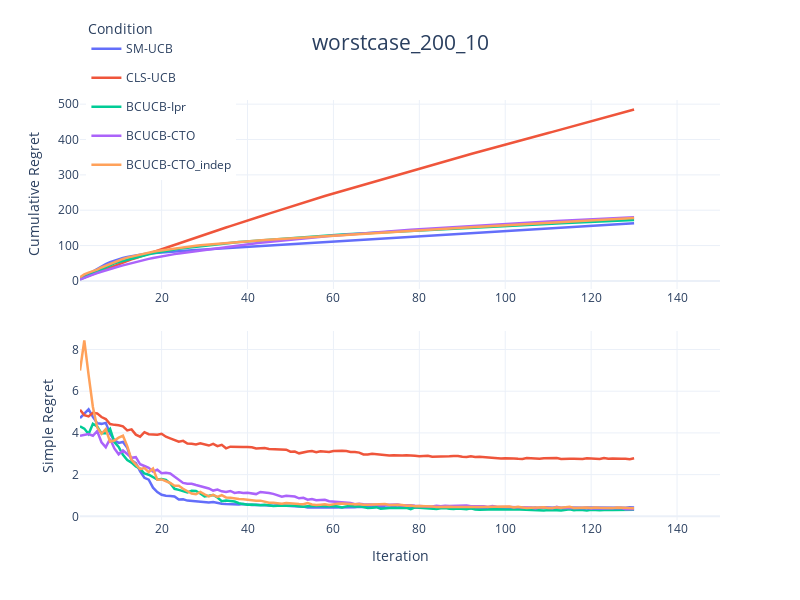

This figure's notebook cell:
### Code cell
import pandas as pd
import plotly.graph_objects as go
import plotly.express as px
from plotly.subplots import make_subplots
import plotly.io as pio
import os
import numpy as np

text = "worstcase"

# 定义文件夹路径
data_folder = os.path.join('Data', text)

simple_regret_files = ['200_10_smallest_pre.csv','200_10_cluster_pre.csv', '200_10_dynamic_pre.csv', '200_10_cyclic_pre.csv', '200_10_independent_pre.csv']
cumulative_regret_files = ['200_10_smallest.csv','200_10_cluster.csv','200_10_dynamic.csv', '200_10_cyclic.csv', '200_10_independent.csv']
curve_names = ['SM-UCB','CLS-UCB', 'BCUCB-Ipr', 'BCUCB-CTO', 'BCUCB-CTO_indep']

# simple_regret_files = ['200_10_smallest_pre.csv','200_10_cluster_pre.csv', '200_10_dynamic_pre.csv', '200_10_cyclic_pre.csv']
# cumulative_regret_files = ['200_10_smallest.csv','200_10_cluster.csv','200_10_dynamic.csv', '200_10_cyclic.csv']
# curve_names = ['SM-UCB','CLS-UCB', 'BCUCB-Ipr', 'BCUCB-CTO']

colors = px.colors.qualitative.Plotly[:len(curve_names)] 

# 创建DataFrame存储Simple Regret和Cumulative Regret
simple_regret_data = pd.DataFrame()
cumulative_regret_data = pd.DataFrame()

# 加载Simple Regret数据（来自pre文件）
for file, name in zip(simple_regret_files, curve_names):
    file_path = os.path.join(data_folder, file)
    df = pd.read_csv(file_path, index_col='Repetition')
    
    # 计算每个step的均值（Simple Regret）
    mean_results = df.mean(axis=0)
    
    # 添加到Simple Regret DataFrame
    temp_df = pd.DataFrame({
        'Iter': range(1, 151),
        'Value': mean_results.values,
        'Condition': name
    })
    simple_regret_data = pd.concat([simple_regret_data, temp_df])

# 加载Cumulative Regret数据（来自原始文件）
for file, name in zip(cumulative_regret_files, curve_names):
    file_path = os.path.join(data_folder, file)
    df = pd.read_csv(file_path, index_col='Repetition')
    
    # 计算每个step的均值
    mean_results = df.mean(axis=0)
    
    # 计算Cumulative Regret
    cumsum_results = np.cumsum(mean_results.values)
    temp_df = pd.DataFrame({
        'Iter': range(1, 151),
        'Value': cumsum_results,
        'Condition': name
    })
    cumulative_regret_data = pd.concat([cumulative_regret_data, temp_df])

# 创建子图（2行1列，垂直排列）- 删除子图标题
fig = make_subplots(
    rows=2, cols=1,
    vertical_spacing=0.1
    # 删除了 subplot_titles 参数
)

# 第一子图：Cumulative Regret（来自原始文件）- 先画Cumulative Regret
for i, condition in enumerate(curve_names):
    cumsum_df = cumulative_regret_data[cumulative_regret_data['Condition'] == condition]
    fig.add_trace(
        go.Scatter(
            x=cumsum_df['Iter'],
            y=cumsum_df['Value'],
            name=condition,
            legendgroup=condition,
            showlegend=True,  # 在第一子图显示图例
            line=dict(color=colors[i],width=2.5),
            meta=[condition],
            hovertemplate="Iter: %{x}<br>Cumulative Regret: %{y:.4f}<br>Condition: %{meta[0]}<extra></extra>"
        ),
        row=1, col=1  # Cumulative Regret放在第一行
    )

# 第二子图：Obs-based Simple Regret（来自pre文件）
for i, condition in enumerate(curve_names):
    simple_df = simple_regret_data[simple_regret_data['Condition'] == condition]
    fig.add_trace(
        go.Scatter(
            x=simple_df['Iter'],
            y=simple_df['Value'],
            name=condition,
            legendgroup=condition,
            showlegend=False,  # 避免重复图例
            line=dict(color=colors[i],width=2.5),
            meta=[condition],
            hovertemplate="Iter: %{x}<br>Simple Regret: %{y:.4f}<br>Condition: %{meta[0]}<extra></extra>"
        ),
        row=2, col=1  # Simple Regret放在第二行
    )

# 更新布局
fig.update_layout(
    title_text=text+"_200_10",
    title_x=0.5,
    title_font=dict(size=21),
    height=600,
    width=800,
    template='plotly_white',
    legend_title_text='Condition',
    legend=dict(yanchor="top", y=1.2, xanchor="left", x=0.01)
)

# 更新Y轴和X轴标签
fig.update_yaxes(title_text="Cumulative Regret", row=1, col=1)  # 第一子图Y轴标签
fig.update_yaxes(title_text="Simple Regret", row=2, col=1)      # 第二子图Y轴标签
fig.update_xaxes(title_text="Iteration", row=2, col=1)          # 仅底部子图显示X轴标签

# 显示图形
fig.show()

# 保存为HTML文件（可选）
# pio.write_html(fig, 'combined_simple_cumulative_plot.html')
#fig.write_image(text+"_200_10", format="png", width=800, height=600, scale=3)

### Figure 1 — Plotly figure (JSON) as saved in the notebook; plotly's stock layout.template omitted (floating-point values rounded to 4 significant figures; data arrays with more than 128 entries replaced by an {"elided": "..."} marker saying what was removed)
{"data": [{"hovertemplate": "Iter: %{x}<br>Cumulative Regret: %{y:.4f}<br>Condition: %{meta[0]}<extra></extra>", "legendgroup": "SM-UCB", "line": {"color": "#636EFA", "width": 2.5}, "meta": ["SM-UCB"], "name": "SM-UCB", "showlegend": true, "type": "scatter", "x": {"elided": "150 int values"}, "xaxis": "x", "y": {"elided": "150 float values"}, "yaxis": "y"}, {"hovertemplate": "Iter: %{x}<br>Cumulative Regret: %{y:.4f}<br>Condition: %{meta[0]}<extra></extra>", "legendgroup": "CLS-UCB", "line": {"color": "#EF553B", "width": 2.5}, "meta": ["CLS-UCB"], "name": "CLS-UCB", "showlegend": true, "type": "scatter", "x": {"elided": "150 int values"}, "xaxis": "x", "y": {"elided": "150 float values"}, "yaxis": "y"}, {"hovertemplate": "Iter: %{x}<br>Cumulative Regret: %{y:.4f}<br>Condition: %{meta[0]}<extra></extra>", "legendgroup": "BCUCB-Ipr", "line": {"color": "#00CC96", "width": 2.5}, "meta": ["BCUCB-Ipr"], "name": "BCUCB-Ipr", "showlegend": true, "type": "scatter", "x": {"elided": "150 int values"}, "xaxis": "x", "y": {"elided": "150 float values"}, "yaxis": "y"}, {"hovertemplate": "Iter: %{x}<br>Cumulative Regret: %{y:.4f}<br>Condition: %{meta[0]}<extra></extra>", "legendgroup": "BCUCB-CTO", "line": {"color": "#AB63FA", "width": 2.5}, "meta": ["BCUCB-CTO"], "name": "BCUCB-CTO", "showlegend": true, "type": "scatter", "x": {"elided": "150 int values"}, "xaxis": "x", "y": {"elided": "150 float values"}, "yaxis": "y"}, {"hovertemplate": "Iter: %{x}<br>Cumulative Regret: %{y:.4f}<br>Condition: %{meta[0]}<extra></extra>", "legendgroup": "BCUCB-CTO_indep", "line": {"color": "#FFA15A", "width": 2.5}, "meta": ["BCUCB-CTO_indep"], "name": "BCUCB-CTO_indep", "showlegend": true, "type": "scatter", "x": {"elided": "150 int values"}, "xaxis": "x", "y": {"elided": "150 float values"}, "yaxis": "y"}, {"hovertemplate": "Iter: %{x}<br>Simple Regret: %{y:.4f}<br>Condition: %{meta[0]}<extra></extra>", "legendgroup": "SM-UCB", "line": {"color": "#636EFA", "width": 2.5}, "meta": ["SM-UCB"], "name": "SM-UCB", "showlegend": false, "type": "scatter", "x": {"elided": "150 int values"}, "xaxis": "x2", "y": {"elided": "150 float values"}, "yaxis": "y2"}, {"hovertemplate": "Iter: %{x}<br>Simple Regret: %{y:.4f}<br>Condition: %{meta[0]}<extra></extra>", "legendgroup": "CLS-UCB", "line": {"color": "#EF553B", "width": 2.5}, "meta": ["CLS-UCB"], "name": "CLS-UCB", "showlegend": false, "type": "scatter", "x": {"elided": "150 int values"}, "xaxis": "x2", "y": {"elided": "150 float values"}, "yaxis": "y2"}, {"hovertemplate": "Iter: %{x}<br>Simple Regret: %{y:.4f}<br>Condition: %{meta[0]}<extra></extra>", "legendgroup": "BCUCB-Ipr", "line": {"color": "#00CC96", "width": 2.5}, "meta": ["BCUCB-Ipr"], "name": "BCUCB-Ipr", "showlegend": false, "type": "scatter", "x": {"elided": "150 int values"}, "xaxis": "x2", "y": {"elided": "150 float values"}, "yaxis": "y2"}, {"hovertemplate": "Iter: %{x}<br>Simple Regret: %{y:.4f}<br>Condition: %{meta[0]}<extra></extra>", "legendgroup": "BCUCB-CTO", "line": {"color": "#AB63FA", "width": 2.5}, "meta": ["BCUCB-CTO"], "name": "BCUCB-CTO", "showlegend": false, "type": "scatter", "x": {"elided": "150 int values"}, "xaxis": "x2", "y": {"elided": "150 float values"}, "yaxis": "y2"}, {"hovertemplate": "Iter: %{x}<br>Simple Regret: %{y:.4f}<br>Condition: %{meta[0]}<extra></extra>", "legendgroup": "BCUCB-CTO_indep", "line": {"color": "#FFA15A", "width": 2.5}, "meta": ["BCUCB-CTO_indep"], "name": "BCUCB-CTO_indep", "showlegend": false, "type": "scatter", "x": {"elided": "150 int values"}, "xaxis": "x2", "y": {"elided": "150 float values"}, "yaxis": "y2"}], "layout": {"height": 600, "legend": {"title": {"text": "Condition"}, "x": 0.01, "xanchor": "left", "y": 1.2, "yanchor": "top"}, "title": {"font": {"size": 21}, "text": "worstcase_200_10", "x": 0.5}, "width": 800, "xaxis": {"anchor": "y", "domain": [0, 1]}, "xaxis2": {"anchor": "y2", "domain": [0, 1], "title": {"text": "Iteration"}}, "yaxis": {"anchor": "x", "domain": [0.55, 1], "title": {"text": "Cumulative Regret"}}, "yaxis2": {"anchor": "x2", "domain": [0, 0.45], "title": {"text": "Simple Regret"}}}}
